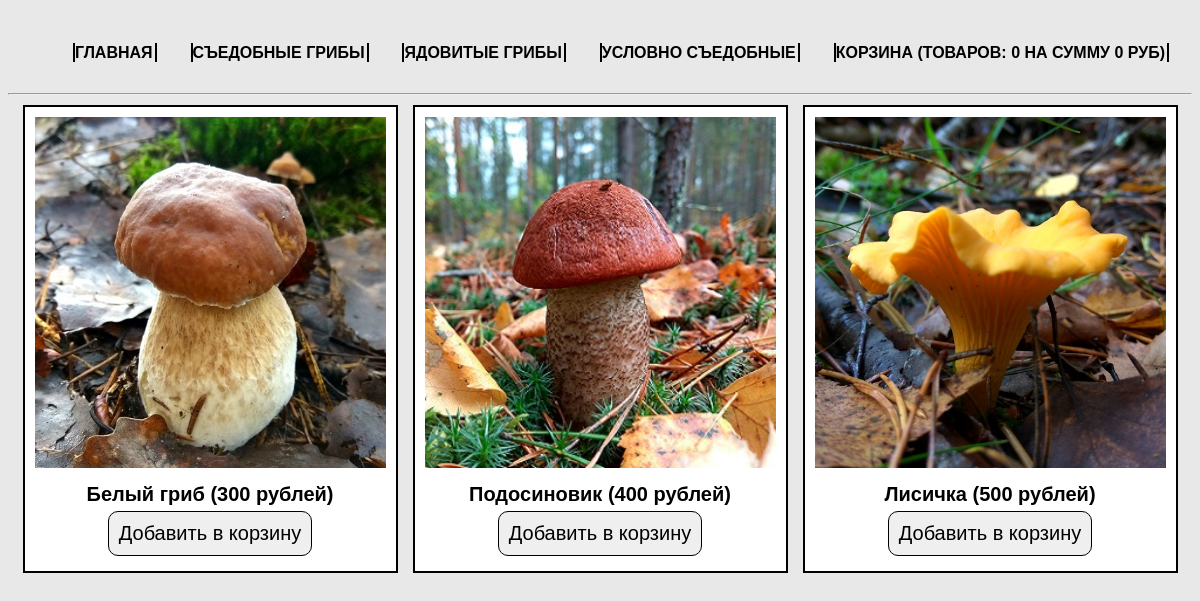
Page /index.php?cat=edible on the committed database.
### tables this page shows
CREATE TABLE `cats` (
  `id` int(11) NOT NULL,
  `name` varchar(50) NOT NULL,
  `rus_name` varchar(50) NOT NULL
);

CREATE TABLE `products` (
  `id` int(11) NOT NULL,
  `title` varchar(50) NOT NULL,
  `cat` varchar(50) NOT NULL,
  `price` int(11) NOT NULL,
  `rus_name` varchar(50) NOT NULL,
  `img` varchar(50) NOT NULL,
  `descr` text NOT NULL
);

### index.php (the view, shortened to what this page needs)
<?php
require_once 'DB/db.php';
if(isset($_GET['cat'])) {
    $currentCat = $_GET['cat'];
    $products = $connect->query("SELECT * FROM products WHERE cat='$currentCat'");
    $products = $products->fetchAll(PDO::FETCH_ASSOC);
} else {
    $products = $connect->query("SELECT * FROM products");
    $products = $products->fetchAll(PDO::FETCH_ASSOC);
}
require_once 'parts/header.php';
?>
<div class="main">
  <?php foreach ($products as $product){ ?>
    <div class="card">
      <a href="product.php?product=<?php echo $product['title']; ?>">
        <img class="img-index" src="img/<?php echo $product['img']; ?>" alt="<?php echo $product['rus_name']; ?>">
      </a>
      <div class="label"><?php echo $product['rus_name']; ?> (<?php echo $product['price']; ?> рублей)</div>
      <form action="action/add.php" method="post">
        <?php require 'action/add-form.php'; ?>
      </form>
    </div>
  <?php } ?>
</div>
<?php
require_once 'parts/footer.php';
?>

### parts/header.php (shortened to what this page needs)
<?php
require_once 'db/db.php';
$cats = $connect->query("SELECT * FROM cats");
$cats = $cats->fetchAll(PDO::FETCH_ASSOC);
?>
<!doctype html>
<html lang="ru">
<head>
  <link rel="stylesheet" href="css/style.css">
</head>
<body>
<nav>
  <ul>
    <li><a href="index.php">Главная</a></li>
      <? foreach($cats as $cat) {?>
          <li><a href="index.php?cat=<? echo $cat['name']?>"><? echo $cat['rus_name'] ?></a></li>
      <? } ?>
    <li><a href="cart.php">Корзина (Товаров: <? echo $_SESSION['totalQuantity'] ? : 0; ?> на сумму <? echo $_SESSION['totalPrice'] ? : 0; ?> руб)</a></li>
  </ul>
</nav>
<hr>

### action/add-form.php (shortened to what this page needs)
<form action="action/add.php" method="POST">
        <input type="submit" value="Добавить в корзину">
</form>

### css/style.css (style rules this page uses)
* { font-family: 'Arial', sans-serif; font-size: 20px; }
body { margin-top: 20px; background-color: #e8e8e8; }
a { text-decoration: none; text-transform: uppercase; color: #000000; -webkit-transition: all .3s; -moz-transition: all .3s; -ms-transition: all .3s; -o-transition: all .3s; transition: all .3s; }
input, button { margin: 5px auto; border: none; padding: 10px; -webkit-transition: all .3s; -moz-transition: all .3s; -ms-transition: all .3s; -o-transition: all .3s; transition: all .3s; }
input[type=submit], button { -webkit-border-radius: 10px; -moz-border-radius: 10px; border-radius: 10px; border: 1px solid black; display: block; cursor: pointer; }
label, .label { margin-top: 10px; font-weight: 700; }
.main, nav { width: 1170px; margin: auto; display: flex; flex-wrap: wrap; justify-content: space-around; }
nav ul { display: flex; list-style: none; width: 100%; justify-content: space-around; font-weight: 700; }
nav a { font-size: 16px; }
nav a:after { content: ''; width: 10px; height: 10px; border: 1px solid #000; margin-left: 2px; }
nav a:before { content: ''; width: 10px; height: 10px; border: 1px solid #000; margin-left: 2px; }
.card { margin-bottom: 15px; width: 30%; padding: 10px; border: 2px solid black; text-align: center; background-color: #fff; }
.img-index { width: 100%; min-width: 351px; min-height: 351px; }

### rows in the picture
cats: rus_name "СЪЕДОБНЫЕ ГРИБЫ"
cats: rus_name "ЯДОВИТЫЕ ГРИБЫ"
cats: rus_name "УСЛОВНО СЪЕДОБНЫЕ"
products: img (picture), rus_name "Белый гриб", price "300"
products: img (picture), rus_name "Подосиновик", price "400"
products: img (picture), rus_name "Лисичка", price "500"

### other values in the picture
$_SESSION['totalQuantity'] ? : 0 "0"
$_SESSION['totalPrice'] ? : 0 "0"
